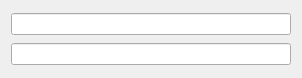
<?xml version="1.0" encoding="UTF-8"?>
<ui version="4.0">
 <class>Widget</class>
 <widget class="QWidget" name="Widget">
  <property name="geometry">
   <rect>
    <x>0</x>
    <y>0</y>
    <width>302</width>
    <height>78</height>
   </rect>
  </property>
  <property name="windowTitle">
   <string>Widget</string>
  </property>
  <layout class="QGridLayout" name="gridLayout">
   <item row="0" column="0">
    <widget class="QLineEdit" name="lineEdit_1"/>
   </item>
   <item row="1" column="0">
    <widget class="QLineEdit" name="lineEdit_2"/>
   </item>
  </layout>
 </widget>
 <layoutdefault spacing="6" margin="11"/>
 <resources/>
 <connections/>
</ui>
